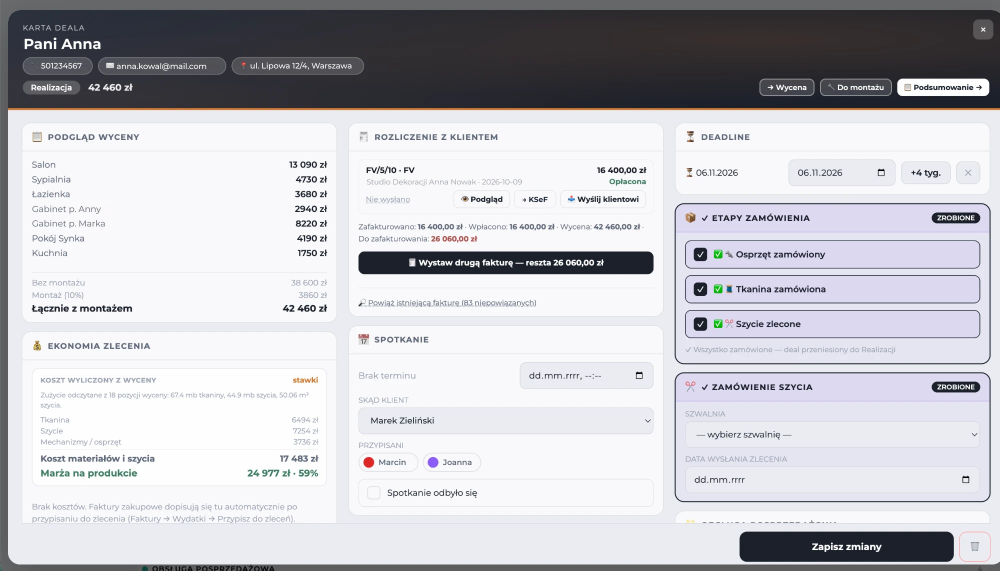
#> input picture social/src/deal-card.png, 2000 x 1141 px (shown at 1/2 size)
$ python render_carousel.py
#> lines starting #> are read from the running program, lines starting #| are printed output that depends on the picture
"""Karuzela na Instagram (5 slajdów 1080x1350) z karty deala. Najpierw: python3 social/anonymize_deal_card.py ...
Uruchom: CHROMIUM_PATH=... python3 social/render_carousel.py"""
import os, pathlib
from PIL import Image, ImageFilter
from playwright.sync_api import sync_playwright
from render import ROOT, PUB, OUT, CSS

SRC = ROOT / 'social' / 'src'
TMP = ROOT / 'social' / 'out' / '_crop'
TMP.mkdir(parents=True, exist_ok=True)
SS = 2  # współczynnik supersamplingu: rendering w 2160x2700, potem zmniejszenie do 1080x1350

card = Image.open(SRC / 'deal-card.png')
#> card is the input picture: PIL image 2000x1141 RGB; mean R, G, B 194.5, 194.3, 199.6
modal = Image.open(SRC / 'deal-opinie.png')
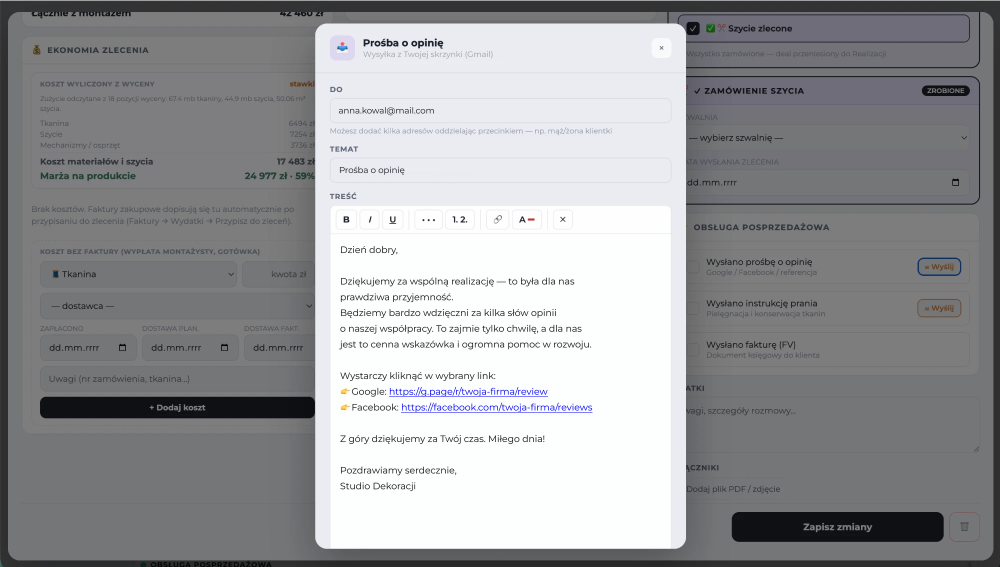
#> input picture social/src/deal-opinie.png, 2000 x 1134 px (shown at 1/2 size)
#> modal is the input picture: PIL image 2000x1134 RGB; mean R, G, B 153.3, 154.3, 156.9
invmail = Image.open(SRC / 'deal-faktura-mail.png')
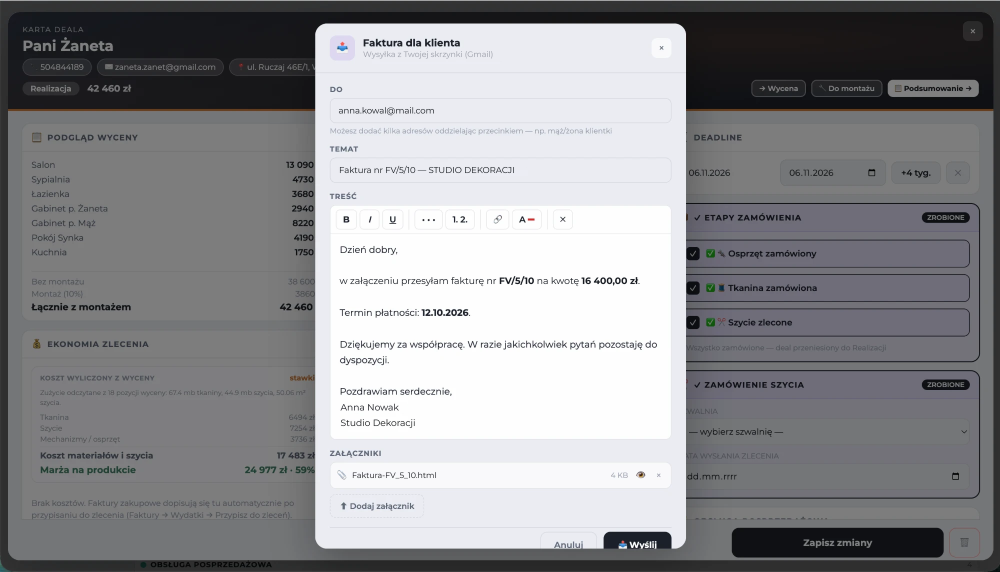
#> input picture social/src/deal-faktura-mail.png, 2000 x 1143 px (shown at 1/2 size)
#> invmail is the input picture: PIL image 2000x1143 RGB; mean R, G, B 142.4, 142.7, 145.6

# (plik, obraz, kadr, szerokość ramki w px, eyebrow, nagłówek, podtytuł)
SLIDES = [
  ('karuzela-1', card, (16, 20, 1330, 1028), 940, 'Karta deala', 'Cała realizacja<br><em>w jednej karcie</em>',
   'Wycena, rozliczenie z klientem, ekonomia zlecenia i terminy — wszystko, czego potrzebujesz przy zleceniu, pod ręką.'),
  ('karuzela-2', card, (697, 232, 1327, 640), 940, 'Faktury', 'Fakturę wyślesz mailem<br><em>i przekażesz do KSeF</em>',
   'Zaliczka, faktura końcowa, podgląd PDF, wysyłka do klienta i KSeF — prosto z karty zlecenia, bez przepisywania danych.'),
  ('karuzela-3', invmail, (636, 53, 1366, 1040), 540, 'Faktury', 'Mail z fakturą<br><em>gotowy w kilka sekund</em>',
   'Temat, treść i załącznik z fakturą uzupełniają się z szablonu — sprawdzasz i klikasz Wyślij.'),
  ('karuzela-4', card, (44, 652, 674, 1046), 940, 'Ekonomia zlecenia', 'Wiesz, ile zarabiasz<br><em>na zleceniu</em>',
   'Koszt tkaniny, szycia i osprzętu wyliczony z wyceny oraz marża na produkcji — zanim zamkniesz zlecenie.'),
  ('karuzela-5', card, (1350, 245, 1980, 730), 940, 'Realizacja i montaż', 'Terminy i etapy<br><em>zawsze pod kontrolą</em>',
   'Termin realizacji i montażu, etapy zamówienia (osprzęt, tkanina, szycie), spotkania i przypisanie ekipy w jednym miejscu.'),
  ('karuzela-6', modal, (636, 53, 1366, 850), 620, 'Opinie klientów', 'Prośbę o opinię<br><em>wysyłasz jednym kliknięciem</em>',
   'Gotowy mail z linkami do Google i Facebooka, wysyłany z Twojej skrzynki — Gmail, Outlook lub własnej.'),
]

EXTRA = """
.shot{margin:auto;height:auto;padding:14px}
.shot img{width:100%}
.shotin{height:auto}
.dots{display:flex;gap:12px;align-items:center}
.dots i{width:12px;height:12px;border-radius:50%;background:#d6d9e0}
.dots i.on{background:#e8703a;width:34px;border-radius:8px}
.foot{margin-top:40px}
.foot .cta{font-size:25px;font-weight:500;color:#b45a12;letter-spacing:.04em}
"""

def html(n, total, crop, width, eyebrow, title, sub):
    dots = ''.join(f'<i class="{"on" if i == n else ""}"></i>' for i in range(total))
    last = n == total - 1
    right = 'Darmowy test: mydecolab.pl' if last else 'mydecolab.pl'
    return f"""<!doctype html><html><head><meta charset=utf-8>
<link href="https://fonts.googleapis.com/css2?family=Jost:wght@400;700&family=DM+Sans:wght@300;500&display=swap" rel="stylesheet">
<style>{CSS}{EXTRA}</style></head><body><div class=glow></div><div class=wrap>
<p class=eyebrow>{eyebrow}</p><h1>{title}</h1><p class=sub>{sub}</p>
<div class=shot style="width:{width}px"><div class=shotin><img src="file://{crop}"></div></div>
<div class=foot><img src="file://{PUB/'logo-mydecolab.png'}"><div class=dots>{dots}</div><span>{right}</span></div>
</div></body></html>"""

def main(slides=None):
    slides = slides or SLIDES
#> slides = 6 items
    with sync_playwright() as p:
        b = p.chromium.launch(executable_path=os.environ.get('CHROMIUM_PATH') or None)
        pg = b.new_page(viewport={'width': 1080, 'height': 1350}, device_scale_factor=SS)
        for n, (name, img, box, width, ey, t, s) in enumerate(slides):
            crop = TMP / f'{name}.png'
            c = img.crop(box)
            # powiększenie z wyprzedzeniem (Lanczos) + lekkie wyostrzenie, zamiast skalowania w przeglądarce
            inner = (width - 28) * SS
            c = c.resize((inner, round(c.height * inner / c.width)), Image.LANCZOS)
            c = c.filter(ImageFilter.UnsharpMask(radius=2.2, percent=140, threshold=2))
            c.save(crop)
            f = OUT / f'{name}.html'
            f.write_text(html(n, len(slides), crop, width, ey, t, s), encoding='utf-8')
            pg.goto(f'file://{f}', wait_until='networkidle')
            pg.evaluate('document.fonts.ready')
            raw = OUT / f'{name}.raw.png'
            pg.screenshot(path=str(raw))
            Image.open(raw).convert('RGB').resize((1080, 1350), Image.LANCZOS).save(OUT / f'{name}.png', optimize=True)
            raw.unlink()
            f.unlink()
            print(name)
        b.close()

if __name__ == '__main__':
    main()
#> (the call stopped at in main, `with sync_playwright() as p:`: playwright is not available in this run)
